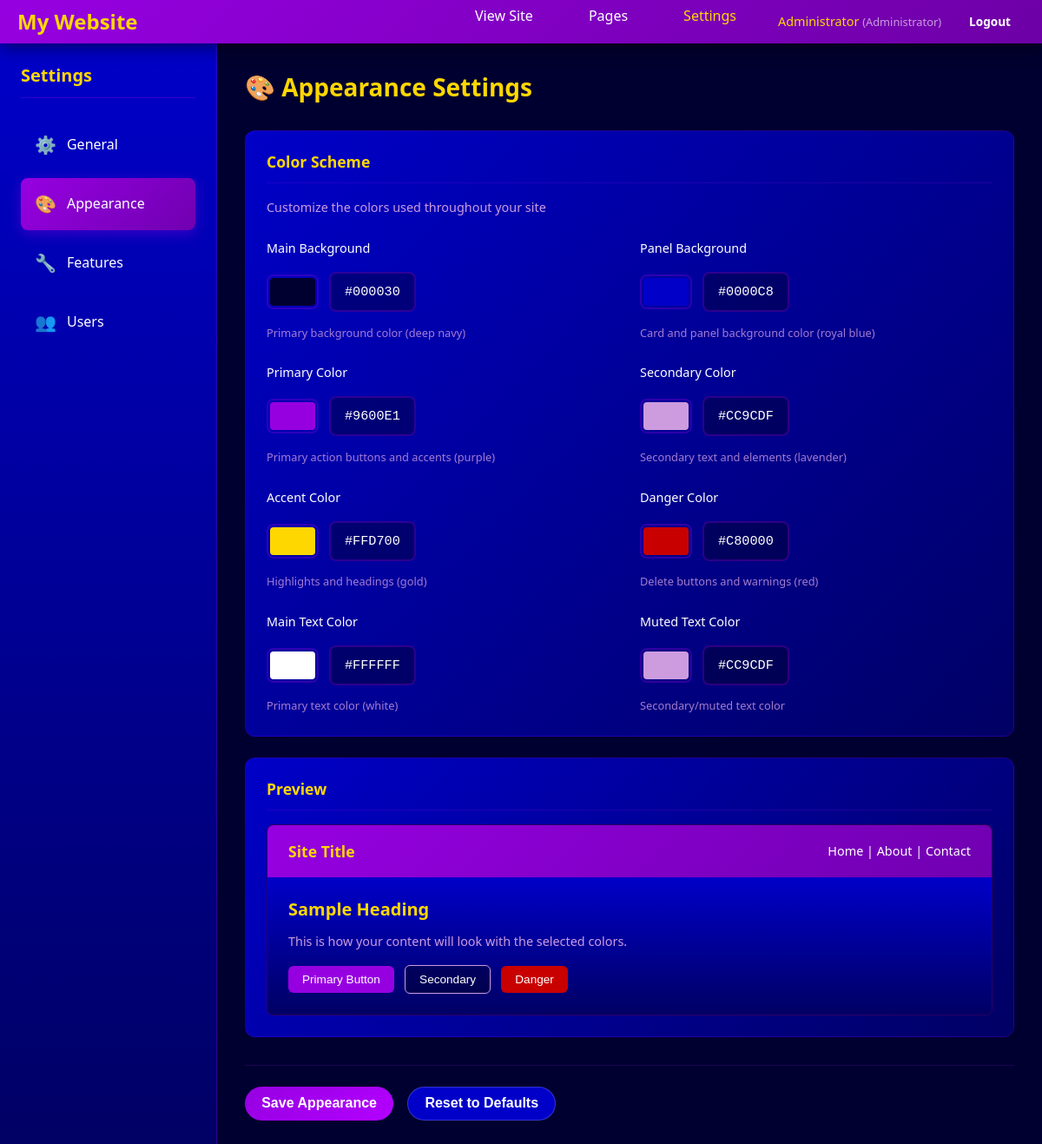
Screenshot of /admin/settings.php?section=appearance (signed in) with the database file from the repository.
### tables this page shows
CREATE TABLE IF NOT EXISTS users (
    id INT AUTO_INCREMENT PRIMARY KEY,
    username VARCHAR(50) UNIQUE NOT NULL,
    email VARCHAR(255) UNIQUE NOT NULL,
    password_hash VARCHAR(255) NOT NULL,
    display_name VARCHAR(100),
    role_id INT NOT NULL DEFAULT 2,
    is_active BOOLEAN DEFAULT TRUE,
    email_verified BOOLEAN DEFAULT FALSE,
    last_login TIMESTAMP NULL,
    created_at TIMESTAMP DEFAULT CURRENT_TIMESTAMP,
    updated_at TIMESTAMP DEFAULT CURRENT_TIMESTAMP ON UPDATE CURRENT_TIMESTAMP,
    FOREIGN KEY (role_id) REFERENCES roles(id),
    INDEX idx_username (username),
    INDEX idx_email (email),
    INDEX idx_role (role_id)
);

CREATE TABLE IF NOT EXISTS roles (
    id INT AUTO_INCREMENT PRIMARY KEY,
    name VARCHAR(50) UNIQUE NOT NULL,
    display_name VARCHAR(100) NOT NULL,
    description TEXT,
    level INT NOT NULL DEFAULT 0,
    created_at TIMESTAMP DEFAULT CURRENT_TIMESTAMP,
    INDEX idx_level (level)
);

CREATE TABLE IF NOT EXISTS settings (
    id INT AUTO_INCREMENT PRIMARY KEY,
    setting_key VARCHAR(100) UNIQUE NOT NULL,
    setting_value TEXT,
    setting_type ENUM('string', 'text', 'number', 'boolean', 'json', 'color', 'file') DEFAULT 'string',
    category VARCHAR(50) DEFAULT 'general',
    display_name VARCHAR(150) NOT NULL,
    description TEXT,
    display_order INT DEFAULT 0,
    updated_at TIMESTAMP DEFAULT CURRENT_TIMESTAMP ON UPDATE CURRENT_TIMESTAMP,
    INDEX idx_category (category),
    INDEX idx_order (display_order)
);

### src/settings.php (called while the page is built, shortened)
<?php
require_once __DIR__ . '/config.php';
class Settings {
    private static $instance = null;
    private $db;
    private $cache = [];
    private $loaded = false;
    private function __construct() {
        $this->db = getDB();
    }
    public static function getInstance() {
        if (self::$instance === null) {
            self::$instance = new Settings();
        }
        return self::$instance;
    }
    private function loadAll() {
        if ($this->loaded) return;
        try {
            $stmt = $this->db->query("SELECT setting_key, setting_value, setting_type FROM settings");
            while ($row = $stmt->fetch()) {
                $this->cache[$row['setting_key']] = $this->castValue($row['setting_value'], $row['setting_type']);
            }
            $this->loaded = true;
        } catch (PDOException $e) {
            $this->loaded = true;
        }
    }
    private function castValue($value, $type) {
        switch ($type) {
            case 'number':
                return (int) $value;
            case 'boolean':
                return (bool) $value;
            default:
                return $value;
        }
    }
    public function get($key, $default = null) {
        return $this->cache[$key] ?? $default;
    }
    public function getByCategory($category) {
        try {
            $stmt = $this->db->prepare("
                SELECT * FROM settings
                WHERE category = ?
                ORDER BY display_order ASC
            ");
            $stmt->execute([$category]);
            return $stmt->fetchAll();
        } catch (PDOException $e) {
            return [];
        }
    }
}
function settings() {
    return Settings::getInstance();
}
function siteTitle() {
    return settings()->get('site_title', SITE_TITLE);
}
?>

### src/config.php (called while the page is built, shortened)
<?php
function getDB() {
    static $pdo = null;
    if ($pdo === null) {
        try {
            $pdo = new PDO(
                "mysql:host=" . DB_HOST . ";dbname=" . DB_NAME . ";charset=utf8mb4",
                DB_USER,
                DB_PASSWORD,
                [
                    PDO::ATTR_ERRMODE => PDO::ERRMODE_EXCEPTION,
                    PDO::ATTR_DEFAULT_FETCH_MODE => PDO::FETCH_ASSOC,
                    PDO::ATTR_EMULATE_PREPARES => false,
                ]
            );
        } catch (PDOException $e) {
            die("Database connection failed: " . $e->getMessage());
        }
    }
    return $pdo;
}
function h($string) {
    return htmlspecialchars($string, ENT_QUOTES, 'UTF-8');
}
?>

### src/auth.php (called while the page is built, shortened)
<?php
require_once __DIR__ . '/config.php';
class Auth {
    private $db;
    private $user = null;
    public function __construct() {
        $this->db = getDB();
        $this->loadUserFromSession();
    }
    private function loadUserFromSession() {
        if (isset($_SESSION['user_id'])) {
            $stmt = $this->db->prepare("
                SELECT u.*, r.name as role_name, r.display_name as role_display_name, r.level as role_level
                FROM users u
                JOIN roles r ON u.role_id = r.id
                WHERE u.id = ? AND u.is_active = TRUE
            ");
            $stmt->execute([$_SESSION['user_id']]);
            $this->user = $stmt->fetch();
            if ($this->user) {
                $this->loadPermissions();
            } else {
                $this->logout();
            }
        } elseif (isset($_COOKIE['remember_token'])) {
            $this->authenticateByToken($_COOKIE['remember_token']);
        }
    }
    private function loadPermissions() {
        $stmt = $this->db->prepare("
            SELECT p.name
            FROM permissions p
            JOIN role_permissions rp ON p.id = rp.permission_id
            WHERE rp.role_id = ?
        ");
        $stmt->execute([$this->user['role_id']]);
        $this->permissions = $stmt->fetchAll(PDO::FETCH_COLUMN);
    }
    public function getUser() {
        return $this->getSafeUserData();
    }
    private function getSafeUserData() {
        return [
            'id' => $this->user['id'],
            'username' => $this->user['username'],
            'email' => $this->user['email'],
            'display_name' => $this->user['display_name'],
            'role_id' => $this->user['role_id'],
            'role_name' => $this->user['role_name'],
            'role_display_name' => $this->user['role_display_name'],
            'role_level' => $this->user['role_level'],
            'created_at' => $this->user['created_at'],
            'last_login' => $this->user['last_login']
        ];
    }
}
$auth = new Auth();
function auth() {
    global $auth;
    return $auth;
}
function currentUser() {
    return auth()->getUser();
}
?>

### src/admin/settings.php (the view, shortened to what this page needs)
<?php
require_once '../auth.php';
require_once '../settings.php';
$currentUser = currentUser();
$section = $_GET['section'] ?? 'general';
$appearanceSettings = settings()->getByCategory('appearance');
$sections = [
    'general' => ['title' => 'General', 'icon' => '⚙️'],
    'appearance' => ['title' => 'Appearance', 'icon' => '🎨'],
    'features' => ['title' => 'Features', 'icon' => '🔧'],
    'users' => ['title' => 'Users', 'icon' => '👥'],
];
?>
<!DOCTYPE html>
<html lang="en">
<head>
    <link rel="stylesheet" href="/assets/css/global.css">
    <link rel="stylesheet" href="/assets/css/auth.css">
    <link rel="stylesheet" href="/assets/css/settings.css">
</head>
<body>
    <nav class="navbar">
        <div class="container">
            <a href="/" class="logo"><?php echo h(siteTitle()); ?></a>
            <ul class="nav-menu">
                <li><a href="/">View Site</a></li>
                <li><a href="/admin/">Pages</a></li>
                <li><a href="/admin/settings.php" class="active">Settings</a></li>
                <li class="user-menu">
                    <span class="user-badge">
                        <?php echo h($currentUser['display_name']); ?>
                        <small>(<?php echo h($currentUser['role_display_name']); ?>)</small>
                    </span>
                    <a href="/logout.php" class="btn btn-sm">Logout</a>
                </li>
            </ul>
        </div>
    </nav>
    <div class="settings-layout">
        <aside class="settings-sidebar">
            <h2>Settings</h2>
            <nav class="settings-nav">
                <?php foreach ($sections as $key => $info): ?>
                <a href="?section=<?php echo $key; ?>" class="settings-nav-item <?php echo $section === $key ? 'active' : ''; ?>">
                    <span class="nav-icon"><?php echo $info['icon']; ?></span>
                    <span class="nav-text"><?php echo $info['title']; ?></span>
                </a>
                <?php endforeach; ?>
            </nav>
        </aside>
        <main class="settings-content">
            <header class="settings-header">
                <h1><?php echo $sections[$section]['icon']; ?> <?php echo $sections[$section]['title']; ?> Settings</h1>
            </header>
            <?php if ($section === 'general'): ?>
            <form method="POST" action="?section=general" enctype="multipart/form-data" class="settings-form">
                <?php echo csrfField(); ?>
                <input type="hidden" name="action" value="save_general">
                <div class="settings-card">
                    <h3>Site Identity</h3>
                    <div class="form-group">
                        <label for="site_title">Site Title</label>
                        <input type="text" id="site_title" name="site_title" class="form-control"
                               value="<?php echo h(getSetting('site_title', 'My Website')); ?>" required>
                        <small class="form-hint">Displayed in browser tabs and the site header</small>
                    </div>
                    <div class="form-group">
                        <label for="site_tagline">Site Tagline</label>
                        <input type="text" id="site_tagline" name="site_tagline" class="form-control"
                               value="<?php echo h(getSetting('site_tagline', '')); ?>">
                        <small class="form-hint">A short description or slogan for your site</small>
                    </div>
                    <div class="form-group">
                        <label for="site_favicon">Site Favicon</label>
                        <?php $currentFavicon = getSetting('site_favicon'); ?>
                        <?php if ($currentFavicon): ?>
                        <div class="current-favicon">
                            <img src="<?php echo h($currentFavicon); ?>" alt="Current favicon" class="favicon-preview">
                            <label class="checkbox-label">
                                <input type="checkbox" name="remove_favicon" value="1">
                                Remove current favicon
                            </label>
                        </div>
                        <?php endif; ?>
                        <input type="file" id="site_favicon" name="site_favicon" class="form-control"
                               accept=".ico,.png,.jpg,.jpeg,.gif">
                        <small class="form-hint">Recommended: 32x32 or 64x64 pixel PNG or ICO file</small>
                    </div>
                </div>
                <div class="settings-card">
                    <h3>Footer & Contact</h3>
                    <div class="form-group">
                        <label for="footer_text">Footer Text</label>
                        <input type="text" id="footer_text" name="footer_text" class="form-control"
                               value="<?php echo h(getSetting('footer_text', '© {year} {site_title}. All rights reserved.')); ?>">
                        <small class="form-hint">Use {year} for current year, {site_title} for site name</small>
                    </div>
                    <div class="form-group">
                        <label for="admin_email">Admin Email</label>
                        <input type="email" id="admin_email" name="admin_email" class="form-control"
                               value="<?php echo h(getSetting('admin_email', '')); ?>">
                        <small class="form-hint">Primary contact email for the site</small>
                    </div>
                </div>
                <div class="form-actions">
                    <button type="submit" class="btn btn-primary">Save General Settings</button>
                </div>
            </form>
            <?php elseif ($section === 'appearance'): ?>
            <form method="POST" action="?section=appearance" class="settings-form">
                <div class="settings-card">
                    <h3>Color Scheme</h3>
                    <p class="card-description">Customize the colors used throughout your site</p>
                    <div class="color-grid">
                        <?php foreach ($appearanceSettings as $setting): ?>
                        <div class="color-item">
                            <label for="<?php echo h($setting['setting_key']); ?>">
                                <?php echo h($setting['display_name']); ?>
                            </label>
                            <div class="color-input-group">
                                <input type="color"
                                       id="<?php echo h($setting['setting_key']); ?>"
                                       name="<?php echo h($setting['setting_key']); ?>"
                                       value="<?php echo h($setting['setting_value']); ?>"
                                       class="color-picker">
                                <input type="text"
                                       class="color-text form-control"
                                       value="<?php echo h($setting['setting_value']); ?>"
                                       data-color-for="<?php echo h($setting['setting_key']); ?>"
                                       pattern="^#[0-9A-Fa-f]{6}$">
                            </div>
                            <small class="form-hint"><?php echo h($setting['description']); ?></small>
                        </div>
                        <?php endforeach; ?>
                    </div>
                </div>
                <div class="settings-card">
                    <h3>Preview</h3>
                    <div class="color-preview" id="colorPreview">
                        <div class="preview-navbar">
                            <span class="preview-logo">Site Title</span>
                            <span class="preview-nav">Home | About | Contact</span>
                        </div>
                        <div class="preview-content">
                            <h4>Sample Heading</h4>
                            <p>This is how your content will look with the selected colors.</p>
                            <button class="preview-btn-primary">Primary Button</button>
                            <button class="preview-btn-secondary">Secondary</button>
                            <button class="preview-btn-danger">Danger</button>
                        </div>
                    </div>
                </div>
                <div class="form-actions">
                    <button type="submit" class="btn btn-primary">Save Appearance</button>
                    <button type="submit" name="action" value="reset_colors" class="btn btn-secondary"
                            onclick="return confirm('Reset all colors to default values?');">
                        Reset to Defaults
                    </button>
                </div>
            </form>
            <?php endif; ?>
        </main>
    </div>
</body>
</html>

### rows the page displays
users: display_name "Administrator", role.display_name "Administrator"
settings: display_name "Main Background", color_bg_main "#000030", setting_value "#000030", description "Primary background color (deep navy)"
settings: display_name "Panel Background", color_bg_panel "#0000c8", setting_value "#0000C8", description "Card and panel background color (royal blue)"
settings: display_name "Primary Color", color_primary "#9600e1", setting_value "#9600E1", description "Primary action buttons and accents (purple)"
settings: display_name "Secondary Color", color_secondary "#cc9cdf", setting_value "#CC9CDF", description "Secondary text and elements (lavender)"
settings: display_name "Accent Color", color_accent "#ffd700", setting_value "#FFD700", description "Highlights and headings (gold)"
settings: display_name "Danger Color", color_danger "#c80000", setting_value "#C80000", description "Delete buttons and warnings (red)"
settings: display_name "Main Text Color", color_text_main "#ffffff", setting_value "#ffffff", description "Primary text color (white)"
settings: display_name "Muted Text Color", color_text_muted "#cc9cdf", setting_value "#CC9CDF", description "Secondary/muted text color"

### other values shown
siteTitle() "My Website"
$info['icon'] "⚙️"
$info['title'] "General"
$info['icon'] "🎨"
$info['title'] "Appearance"
$info['icon'] "🔧"
$info['title'] "Features"
$info['icon'] "👥"
$info['title'] "Users"
$sections[$section]['icon'] "🎨"
$sections[$section]['title'] "Appearance"
